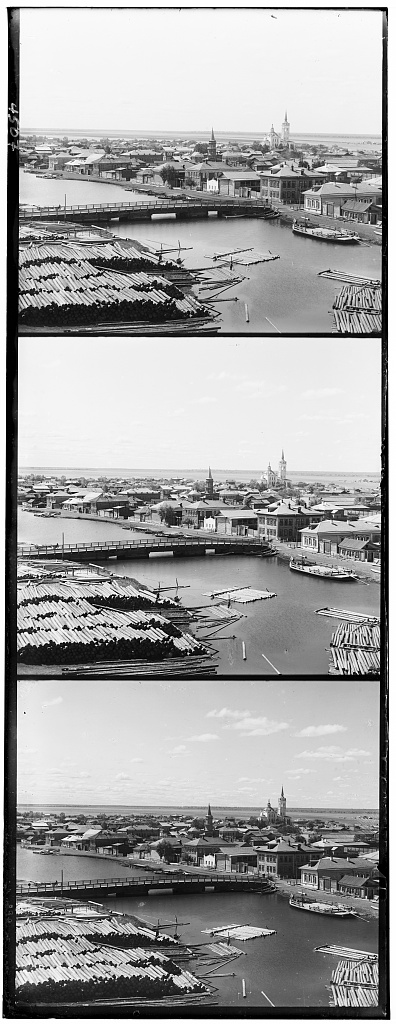
#> input picture data/tobolsk.jpg, 396 x 1024 px
$ python main.py   (older library calls are emulated)
#> lines starting #> are read from the running program, lines starting #| are printed output that depends on the picture
# CS194-26 (CS294-26): Project 1 starter Python code

# these are just some suggested libraries
# instead of scikit-image you could use matplotlib and opencv to read, write, and display images

import numpy as np
import skimage as sk
import skimage.io as skio
from skimage import feature
from scipy.ndimage import convolve
from skimage.filters import sobel

def gaussian_kernel(size=4, sigma=1):
    # algorithm taken from https://subsurfwiki.org/wiki/Gaussian_filter
    size = size // 2
    x, y = np.mgrid[-size:size+1, -size:size+1]
    normal = 1 / (2.0 * np.pi * sigma**2)
    g =  np.exp(-((x**2 + y**2) / (2.0*sigma**2))) * normal
    return g

def sobel_filters(img):
    # algorithm taken from University of Auckland
    # https://www.cs.auckland.ac.nz/compsci373s1c/PatricesLectures/Edge%20detection-Sobel_2up.pdf
    horizontal = np.array([[-1, 0, 1], [-2, 0, 2], [-1, 0, 1]], np.float32)
    vertical = np.array([[1, 2, 1], [0, 0, 0], [-1, -2, -1]], np.float32)

    img_hor = convolve(img, horizontal)
    img_ver = convolve(img, vertical)

    G = np.hypot(img_hor, img_ver)
    G = G / np.amax(G) * 255
    theta = np.arctan2(img_ver, img_hor)

    return (G, theta)

def get_edges(img):
    smoothed = convolve(img, gaussian_kernel())
    sobel_filtered, _ = sobel_filters(smoothed)
    return sobel_filtered / np.amax(sobel_filtered)

def displace_image(img, displacement):
    rolled_x = np.roll(img, displacement[0], axis=0)
    return np.roll(rolled_x, displacement[1], axis=1)

# align the images
# functions that might be useful for aligning the images include:
# np.roll, np.sum, sk.transform.rescale (for multiscale)

def align(image1, image2, displacement_range):
    # Take in two images and allign the first image onto the second

    # edge2 = sobel(image2) # Sobel filtering from skimage package
    # edge1 = sobel(image1)

    edge2 = get_edges(image2) # personal implementation of sobel filtering
    edge1 = get_edges(image1)

    # edge2 = image2 # using raw images to discern alignment
    # edge1 = image1

    lowest_diff = float('inf')
    for i in range(-displacement_range, displacement_range + 1):
        shifted_x = np.roll(edge1, i, axis=0)
        for j in range(-displacement_range, displacement_range + 1):
            shifted_xy = np.roll(shifted_x, j, axis=1)
            difference = shifted_xy - edge2
            total = sum(sum(difference * difference))
            if total < lowest_diff:
                best_i = i
                best_j = j
                lowest_diff = total
    displacement = np.array([best_i, best_j])
    return displacement

def pyramid_align(image1, image2, depth, scale_factor=0.5):
    if image1[0].size <= 500 or depth == 6:
        return align(image1, image2, 15)
    else:
        small1 = sk.transform.rescale(image1, scale_factor)
        small2 = sk.transform.rescale(image2, scale_factor)
        upwards_displacement = pyramid_align(small1, small2, depth + 1)
        upwards_displacement = upwards_displacement / scale_factor
        int_displacement = upwards_displacement.astype(int)
        close_image1 = displace_image(image1, int_displacement)
        displacement_range = 1 / scale_factor
        fine_tune = align(close_image1, image2, int(displacement_range))
        return int_displacement + fine_tune

def process_image(img):
    # read in the image
#> called with img = 'data/tobolsk.jpg'
    im = skio.imread(img)
#> im is the input picture: shape (1024, 396); min 0, max 255, mean 161

    # convert to double (might want to do this later on to save memory)
    im = sk.img_as_float(im)

    # compute the height of each part (just 1/3 of total)
    height = np.floor(im.shape[0] / 3.0).astype(np.int)
#> height = 341

    # separate color channels
    b = im[:height]
    g = im[height: 2*height]
    r = im[2*height: 3*height]
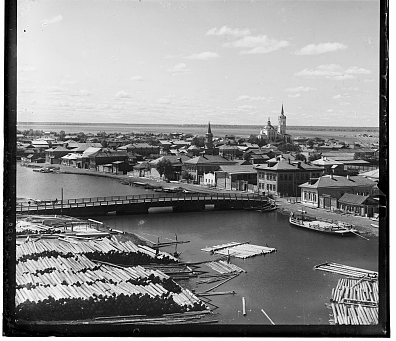
#> r: shape (341, 396) float64; min 0, max 1, mean 0.552

    #crop edges of photo that are just borders and that sometimes mess up the algorithm
    amount_to_crop_x = b[0].size // 20
#> amount_to_crop_x = 19
    amount_to_crop_y = len(b) // 20
#> amount_to_crop_y = 17
    g = g[amount_to_crop_y: -amount_to_crop_y, amount_to_crop_x: -amount_to_crop_x]
#> g: shape (307, 358) float64
    b = b[amount_to_crop_y: -amount_to_crop_y, amount_to_crop_x: -amount_to_crop_x]
#> b: shape (307, 358) float64
    r = r[amount_to_crop_y: -amount_to_crop_y, amount_to_crop_x: -amount_to_crop_x]
#> r: shape (307, 358) float64

    #align each image onto the blue channel using pyramid filtering if size is too large
    green_displacement = pyramid_align(g, b, 0)
#> after the loop in align, `for i in range(-displacement_range, displacement_range + 1):`:
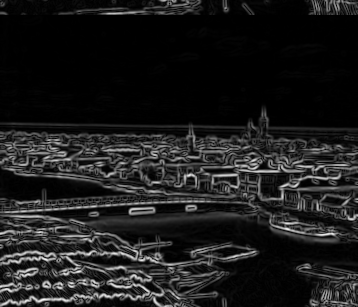
#> shifted_x: shape (307, 358) float64; min 0, max 1, mean 0.114
#> after the loop in align, `for i in range(-displacement_range, displacement_range + 1):`: best_i = 3; lowest_diff = 597.3
#> in align, `displacement = np.array([best_i, best_j])`: displacement = [3, 3]
#> green_displacement = [3, 3]
    red_displacement = pyramid_align(r, b, 0)
#> call 2 of align, with displacement_range = 15
#> in sobel_filters (call 4), `img_ver = convolve(img, vertical)`:
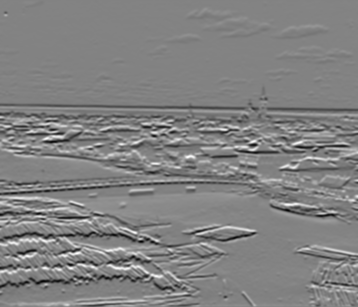
#> img_ver: shape (307, 358) float64; min -1.95, max 1.86, mean -0.01; drawn with min black and max white
#> in sobel_filters (call 4), `theta = np.arctan2(img_ver, img_hor)`:
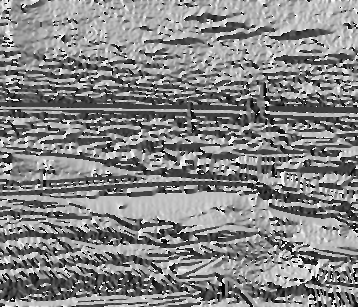
#> theta: shape (307, 358) float64; min -3.14, max 3.14, mean 0.158; drawn with min black and max white
#> after the loop in align (call 2), `for i in range(-displacement_range, displacement_range + 1):`:
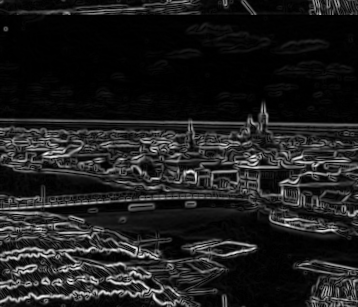
#> shifted_x: shape (307, 358) float64; min 1.1e-16, max 1, mean 0.12
#> after the loop in align (call 2), `for i in range(-displacement_range, displacement_range + 1):`: best_i = 6; best_j = 3; lowest_diff = 1098.6
#> in align (call 2), `displacement = np.array([best_i, best_j])`: displacement = [6, 3]
#> red_displacement = [6, 3]
    print(green_displacement)
#| [3 3]
    print(red_displacement)
#| [6 3]

    # create a color image
    ag = displace_image(g, green_displacement)
    ar = displace_image(r, red_displacement)
#> in displace_image (call 2), `return np.roll(rolled_x, displacement[1], axis=1)`:
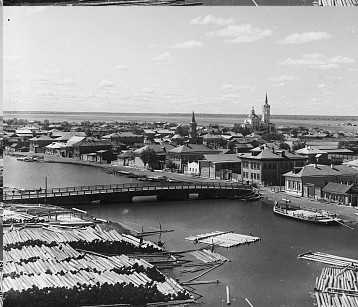
#> returned value: shape (307, 358) float64; min 0, max 1, mean 0.572
    im_out = np.dstack([ar, ag, b])
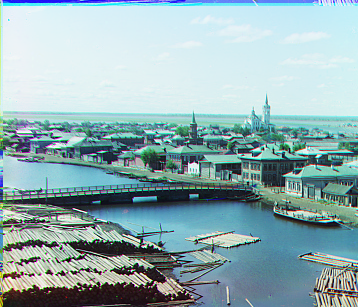
#> im_out: shape (307, 358, 3) float64; mean of channels 0, 1, 2 0.572, 0.684, 0.699; drawn as R, G, B

    # # save the image
    # fname = 'output/' + img[5:len(img) - 4] + '.jpg'
    # skio.imsave(fname, im_out)

    # # display the image
    skio.imshow(im_out)
    skio.show()

# name of the input file

# These three files produces blurred/misaligned images, not sure why but the spec said to not tweak too many parameters
# if most of the images work
# imname = 'melons.tif'
# imname = 'self_portrait.tif'


# imname = 'cathedral.jpg'
imname = 'tobolsk.jpg'
# [15 lines of commented-out code are left out]

process_image('data/' + imname)

$ run again, with data/cathedral.jpg copied over data/tobolsk.jpg
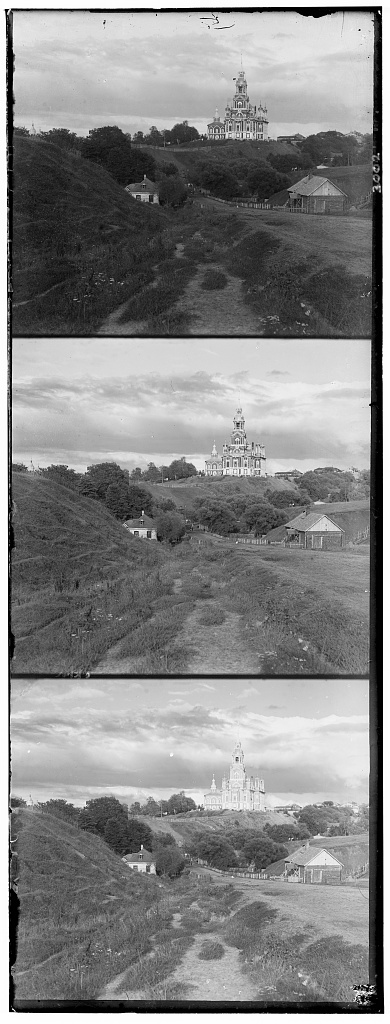
#> input picture data/cathedral.jpg, 390 x 1024 px
#> in process_image, im is the input picture: shape (1024, 390); min 0, max 255, mean 133.7
#> amount_to_crop_y = 17
#> after the loop in align, `for i in range(-displacement_range, displacement_range + 1):`: best_i = 5; best_j = 2; lowest_diff = 351.2
#> displacement = [5, 2]
#> after the loop in align (call 2), `for i in range(-displacement_range, displacement_range + 1):`:
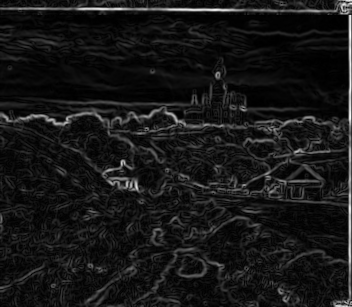
#> shifted_x: shape (307, 352) float64; min 3.15e-05, max 1, mean 0.0901
#> after the loop in align (call 2), `for i in range(-displacement_range, displacement_range + 1):`: best_i = 12; best_j = 3; lowest_diff = 1044.9
#> displacement = [12, 3]
#| [5 2]
#| [12  3]
#> in process_image, `im_out = np.dstack([ar, ag, b])`:
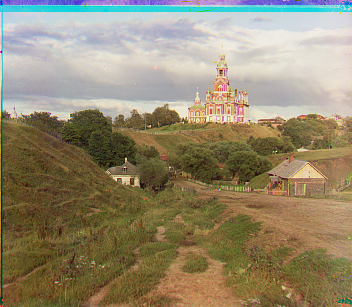
#> im_out: shape (307, 352, 3) float64; mean of channels 0, 1, 2 0.579, 0.534, 0.434; drawn as R, G, B

$ run again, with data/monastery.jpg copied over data/tobolsk.jpg
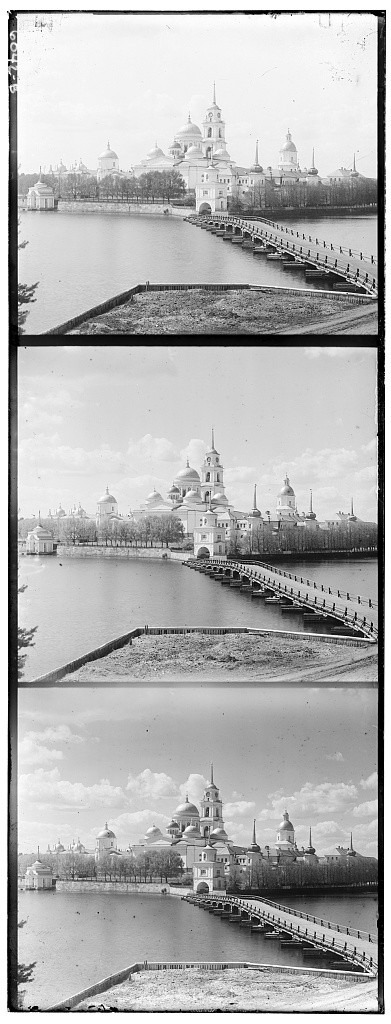
#> input picture data/monastery.jpg, 391 x 1024 px
#> in process_image, im is the input picture: shape (1024, 391); min 0, max 255, mean 177.7
#> amount_to_crop_y = 17
#> after the loop in align, `for i in range(-displacement_range, displacement_range + 1):`: best_i = -3; best_j = 2; lowest_diff = 310.6
#> displacement = [-3, 2]
#> after the loop in align (call 2), `for i in range(-displacement_range, displacement_range + 1):`:
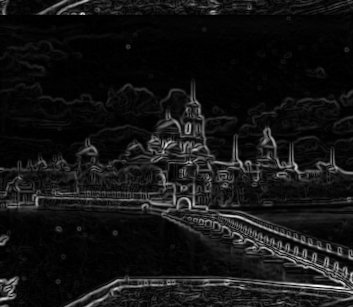
#> shifted_x: shape (307, 353) float64; min 6.29e-05, max 1, mean 0.0806
#> after the loop in align (call 2), `for i in range(-displacement_range, displacement_range + 1):`: best_i = 3; best_j = 2; lowest_diff = 538.8
#> displacement = [3, 2]
#| [-3  2]
#| [3 2]
#> in process_image, `im_out = np.dstack([ar, ag, b])`:
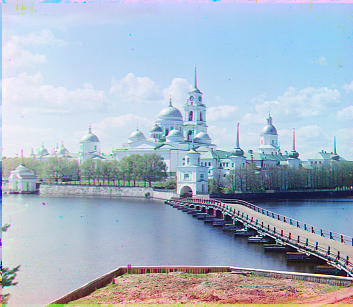
#> im_out: shape (307, 353, 3) float64; mean of channels 0, 1, 2 0.657, 0.715, 0.78; drawn as R, G, B
